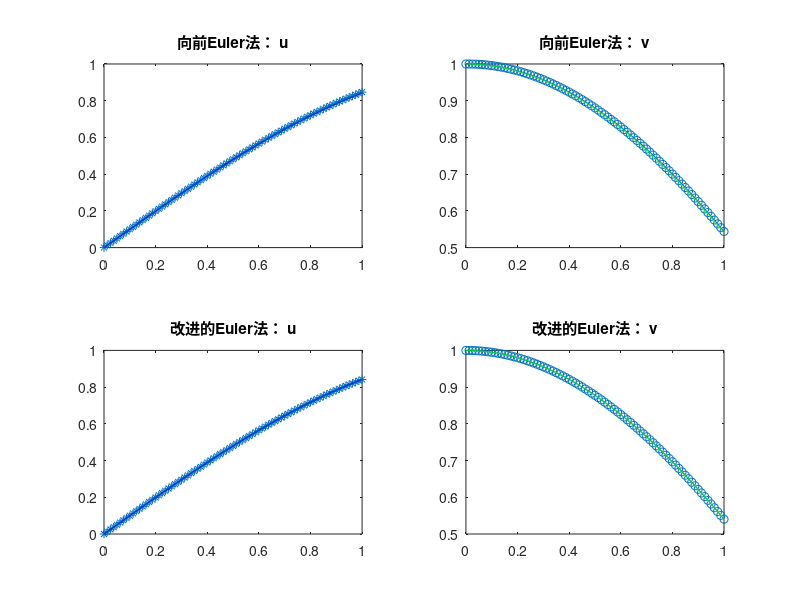

Write the MATLAB code that produced this figure.
% Huadong Gao 高华东：教学用
% 李荣华-刘播：微分方程数值解法 第四版
% page 10 第三小题：使用Euler法和改进的Euler法
% 求解 u''=-u,with u(0)=0,u'(0)=1.步长分别取h=0.1，0.05，比较算法精度。
% 我们知道其真解是 u = sin(t)。
% To solve this equation numerically,we first rewrite the equation into
% a system of equations: d {u} = {0  1}{u}, with u(0)=0,
%                        dt{v} = {-1 0}{v}       v(0)=1,
% and then apply the schemes on it.

T= 1; % 最终时间
dt = 0.1/8; % 步长
xh = 0:dt:T; % 时间节点
uh1= zeros(2,length(xh)); % 存储Euler格式计算结果
uh2= zeros(2,length(xh)); % 存储改进Euler格式结果
uh1(:,1) = [0.0 1.0]'; % 赋予初始值
uh2(:,1) = [0.0 1.0]'; % 赋予初始值

A = [0 1;-1 0];      % 方程的常系数矩阵
B = inv(eye(2)-0.5*dt*A); % Mid Point Rule 需要的逆矩阵

% 下面是主要的计算部分，我们用 while loop 进行时间推进
tc = dt;    % 现在的时间 time at current time（现在是dt，因为0时刻已经过去了）
index_tc=2; % 现在的时间所对应的 index（为了读取、存储something from/into 数组）
while tc < T+1e-12    
    uh1(:,index_tc) = uh1(:,index_tc-1)+dt*A*uh1(:,index_tc-1); % 向前Euler格式
    uh2(:,index_tc) = B*(uh2(:,index_tc-1)+0.5*dt*A*uh2(:,index_tc-1)); % 改进Euler格式     
        
    if abs(tc - T) <1e-12 % 一旦运行时间 tc 到了 T 附近
        break             % 就终止 while 循环
    end                   % break 跳出
    
    tc = tc + dt;           % 时间更新，增加dt
    index_tc = index_tc +1; % index指标增加+1
end

%下面是后处理部分，包括
%画图，计算误差等

subplot(2,2,1)
plot(xh,uh1(1,:),'-*')
hold on
plot(0:1e-4:T,sin(0:1e-4:T),'b-')
title("向前Euler法： u")
subplot(2,2,2)
plot(xh,uh1(2,:),'-o')
hold on
plot(0:1e-4:T,cos(0:1e-4:T),'g-')
title("向前Euler法： v")

subplot(2,2,3)
plot(xh,uh2(1,:),'-*')
hold on
plot(0:1e-4:T,sin(0:1e-4:T),'b-')
title("改进的Euler法： u")
subplot(2,2,4)
plot(xh,uh2(2,:),'-o')
hold on
plot(0:1e-4:T,cos(0:1e-4:T),'g-')
title("改进的Euler法： v")

% 计算并显示误差
format longE
disp(["向前Euler法误差：", num2str([abs(sin(1)-uh1(1,end)),abs(cos(1)-uh1(2,end))])])
disp(["改进的Euler法(mid point rule)误差：", num2str([abs(sin(1)-uh2(1,end)),abs(cos(1)-uh2(2,end))])])


